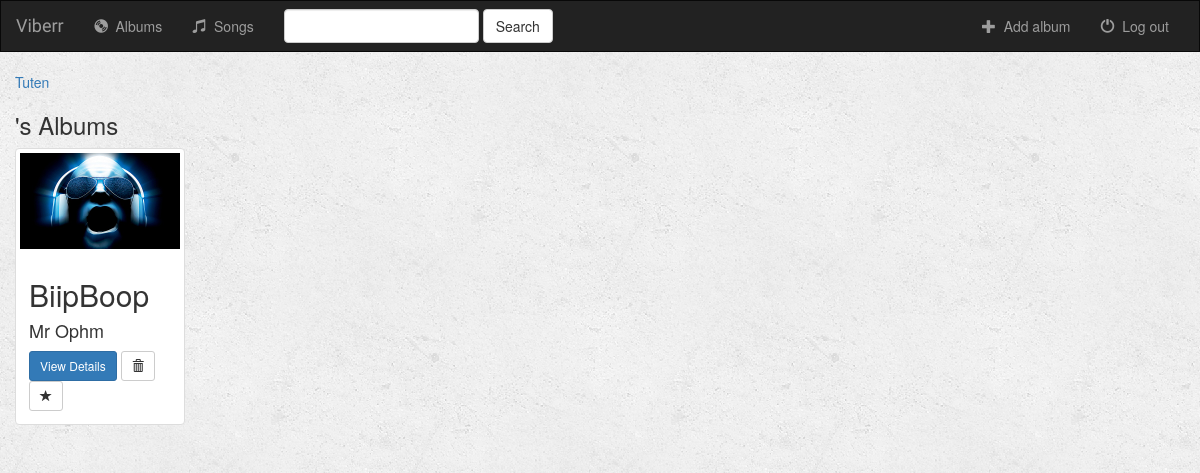
The page /einapp/ on the database its author committed.
### EinApp/models.py (models this page shows, shortened)
class Album(models.Model):
    artist = models.CharField(max_length=250)
    album_title = models.CharField(max_length=500)
    gene = models.CharField(max_length=100)
    album_logo = models.FileField()

### EinApp/views.py (the view)
class IndexView(generic.ListView):
    template_name = 'EinApp/index.html'
    context_object_name = 'all_albums'
    def get_queryset(self):
        return Album.objects.all()

### EinApp/templates/EinApp/index.html (shortened to what this page needs)
{% extends 'EinApp/base.html' %}
{% block body %}
<div class="albums-container container-fluid">
<a href="https://www.youtube.com/watch?v=5Ez2NXOX9zY&list=PL6gx4Cwl9DGBlmzzFcLgDhKTTfNLfX1IK&index=32"> Tuten </a>
    <div class="row">
        <div class="col-sm-12">
            <h3>{{ user.username }}'s Albums</h3>
        </div>
        {% if all_albums %}
            {% for album in all_albums %}
                <div class="col-sm-4 col-lg-2">
                    <div class="thumbnail">
                        <a href="{% url 'EinApp:detail' album.id %}">
                            <img src="{{ album.album_logo.url }}" class="img-responsive">
                        </a>
                        <div class="caption">
                            <h2>{{ album.album_title }}</h2>
                            <h4>{{ album.artist }}</h4>
                            <a href="{% url 'EinApp:detail' album.id %}" class="btn btn-primary btn-sm" role="button">View Details</a>
                            <form action="{% url 'EinApp:album-delete' album.id %}" method="post" style="display: inline;">
                                <button type="submit" class="btn btn-default btn-sm">
                                    <span class="glyphicon glyphicon-trash"></span>
                                </button>
                            </form>
                            <a href="#" class="btn btn-default btn-sm btn-favorite" role="button">
                                <span class="glyphicon glyphicon-star {% if album.is_favorite %}active{% endif %}"></span>
                            </a>
                        </div>
                    </div>
                </div>
            {% endfor %}
        {% endif %}
    </div>
</div>
{% endblock %}

### EinApp/static/EinApp/styles.css (style rules this page uses)
body { background: white url("images/background.png"); }

### rows shown on the page
Album: album_logo (picture), album_title "BiipBoop", artist "Mr Ophm"
